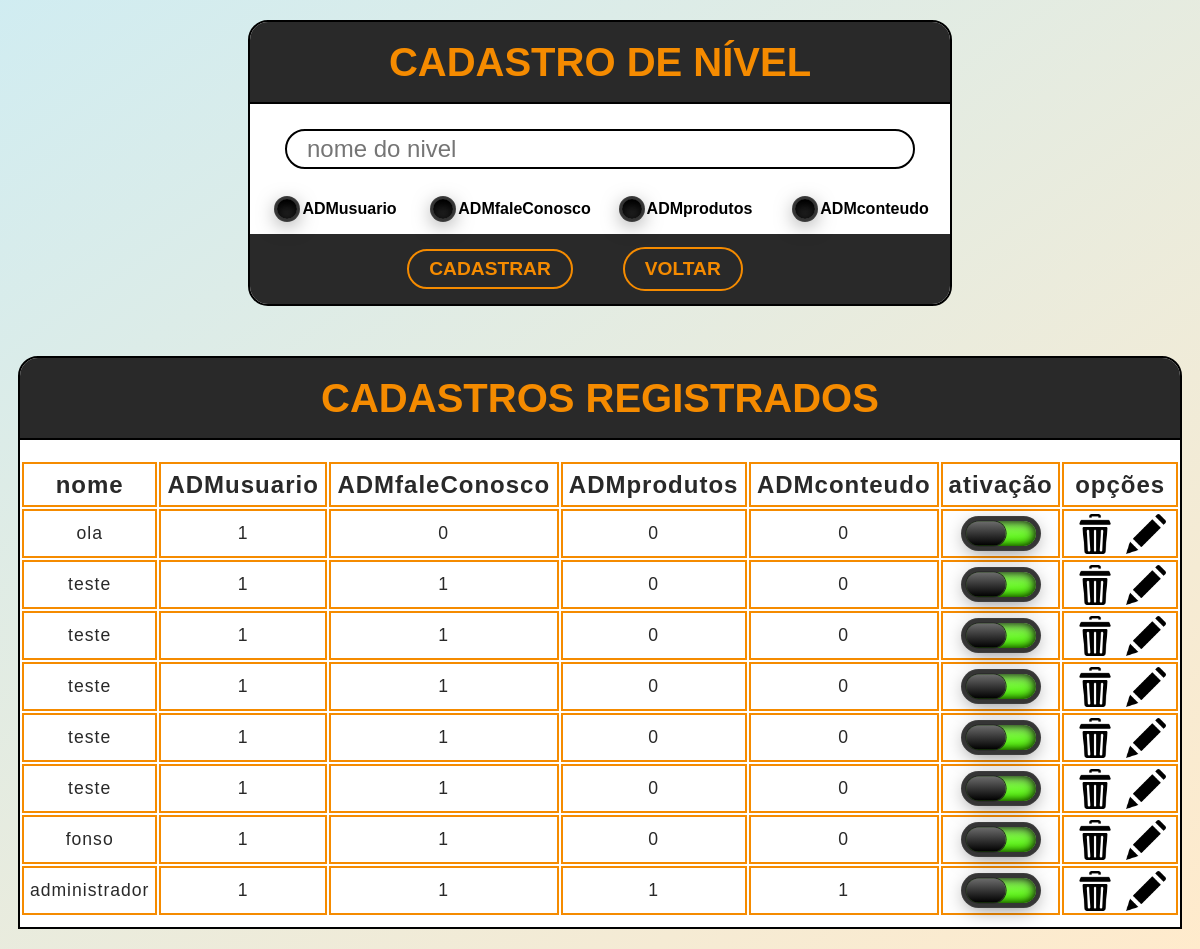
The page /BD/cadastroNivel.php (signed in) on the database its author committed.
### tables this page shows
CREATE TABLE `tblnivel` (
  `idNivel` int(4) NOT NULL AUTO_INCREMENT,
  `nivel` varchar(150) NOT NULL,
  `ativar` varchar(1) NOT NULL,
  `ADMusuario` varchar(1) NOT NULL,
  `ADMfaleConosco` varchar(1) NOT NULL,
  `ADMprodutos` varchar(1) NOT NULL,
  `ADMconteudo` varchar(1) NOT NULL,
  PRIMARY KEY (`idNivel`)
);

### BD/cadastroNivel.php (the view, shortened to what this page needs)
<?php
$conex = conexaoMysql();
$action = "insertContato.php?modo=inserirNivel";
$nomeNivel = (string) null;
$usuario = (string) null;
$faleConosco = (string) null;
$produtos = (string) null;
$conteudo = (string) null;
?>
<!doctype html>
<html lang="pt-br">
    <head>
        <link rel="stylesheet" type="text/css" href="../cms/css/usuarioNivel.css">
        <link rel="stylesheet" type="text/css" href="../cms/css/MSG.css">
    </head>
    <body>
        <div id="containerCadastroNivel">
            <form name="frmCadastroNivel" action="<?=$action?>" method="post">
                <div id="containerCadastro">
                    <div class="cabecalho">cadastro de nível</div>
                    <div id="conteudoNivel">
                        <div id="configTxt">
                            <input data-type="texto" type="text" name="txtNome" placeholder="nome do nivel" value="<?=$nomeNivel?>">
                        </div>
                        <div id="configCheckbox">
                            <div>
                                <input type="checkbox" name="ckbADMusuario" value="0" <?=$usuario?>> ADMusuario
                            </div>
                            <div>
                                <input type="checkbox" name="ckbADMfaleConosco" value="0" <?=$faleConosco?>> ADMfaleConosco
                            </div>
                            <div>
                                <input type="checkbox" name="ckbADMprodutos" value="0" <?=$produtos?>> ADMprodutos
                            </div>
                            <div>
                                <input type="checkbox" name="ckbADMconteudo" value="0" <?=$conteudo?>> ADMconteudo
                            </div>
                        </div>
                    </div>
                    <div id="containerBTN">
                        <input type="submit" value="Cadastrar" name="btnCadastrarNivel">
                        <a href="ADMusuario.php"><div>Voltar</div></a>
                    </div>
                </div>
            </form>
            <div id="containerDadosNiveis">
                <table>
                    <div class="cabecalho"> Cadastros registrados</div>
                    <tr>
                        <td>nome</td>
                        <td>ADMusuario</td>
                        <td>ADMfaleConosco</td>
                        <td>ADMprodutos</td>
                        <td>ADMconteudo</td>
                        <td>ativação</td>
                        <td>opções</td>
                    </tr>
                    <?php
                        $sql = "select *from tblNivel order by idNivel desc";
                        $selectNiveis = mysqli_query($conex, $sql);
                        while($rsNiveis = mysqli_fetch_assoc($selectNiveis)){
                    ?>
                    <tr>
                        <td><?=$nomeNivel = $rsNiveis['nivel']?></td>
                        <td><?=$rsNiveis['ADMusuario']?></td>
                        <td><?=$rsNiveis['ADMfaleConosco']?></td>
                        <td><?=$rsNiveis['ADMprodutos']?></td>
                        <td><?=$rsNiveis['ADMconteudo']?></td>
                        <td class="configCheboxTable">
                            <input type="checkbox" name="ckbAtivacao" >
                        </td>
                        <td>
                            <div class="containerAcao">
                                <a onclick="return confirm('deseja realmente excluir, todos os usuarios que estão relacinado com este nivel serão excluidos juntos');" href="deleteContato.php?modo=excluirNivel&id=<?=$rsNiveis['idNivel']?>">
                                    <div class="imgApagar"></div>
                                </a>
                                <a href="cadastroNivel.php?modo=editarNivel&id=<?=$rsNiveis['idNivel']?>">
                                  <div class="imgEditar"></div>
                                </a>
                            </div>
                        </td>
                    </tr>
                    <?php } ?>
                </table>
            </div>
        </div>
    </body>
</html>

### rows shown on the page
tblnivel: nivel "ola", ADMusuario "1", ADMfaleConosco "0", ADMprodutos "0", ADMconteudo "0"
tblnivel: nivel "teste", ADMusuario "1", ADMfaleConosco "1", ADMprodutos "0", ADMconteudo "0"
tblnivel: nivel "teste", ADMusuario "1", ADMfaleConosco "1", ADMprodutos "0", ADMconteudo "0"
tblnivel: nivel "teste", ADMusuario "1", ADMfaleConosco "1", ADMprodutos "0", ADMconteudo "0"
tblnivel: nivel "teste", ADMusuario "1", ADMfaleConosco "1", ADMprodutos "0", ADMconteudo "0"
tblnivel: nivel "teste", ADMusuario "1", ADMfaleConosco "1", ADMprodutos "0", ADMconteudo "0"
tblnivel: nivel "fonso", ADMusuario "1", ADMfaleConosco "1", ADMprodutos "0", ADMconteudo "0"
tblnivel: nivel "administrador", ADMusuario "1", ADMfaleConosco "1", ADMprodutos "1", ADMconteudo "1"
